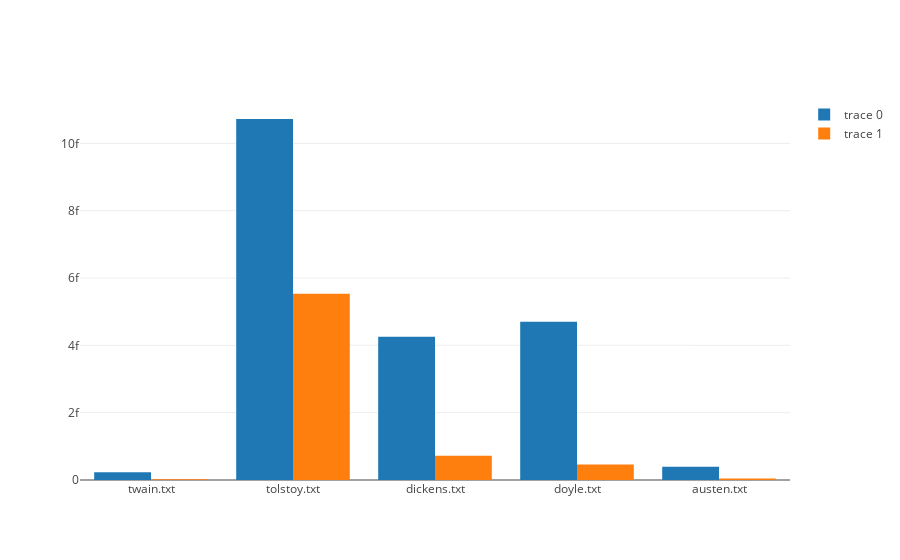

The notebook cell saved with this chart:
### Code cell
nbprobs, sprob = nbestimate(sentence)

iplot([ 
    Bar({"x" : list(zip(*sprobs))[0], "y": list(zip(*sprobs))[1]}),
    Bar({"x" : list(zip(*nbprobs))[0], "y": [i for i in list(zip(*nbprobs))[1]]})
])
nbmax = max(nbprobs, key= lambda x : x[1])
smax = max(sprobs, key= lambda x : x[1])
print(nbmax, smax)

### Figure 1 — Plotly figure (JSON) as saved in the notebook; plotly's stock layout.template omitted (floating-point values rounded to 4 significant figures)
{"data": [{"type": "bar", "x": ["twain.txt", "tolstoy.txt", "dickens.txt", "doyle.txt", "austen.txt"], "y": [2.265e-16, 1.072e-14, 4.256e-15, 4.698e-15, 3.93e-16]}, {"type": "bar", "x": ["twain.txt", "tolstoy.txt", "dickens.txt", "doyle.txt", "austen.txt"], "y": [2.345e-17, 5.533e-15, 7.227e-16, 4.602e-16, 4.43e-17]}], "layout": {}}
